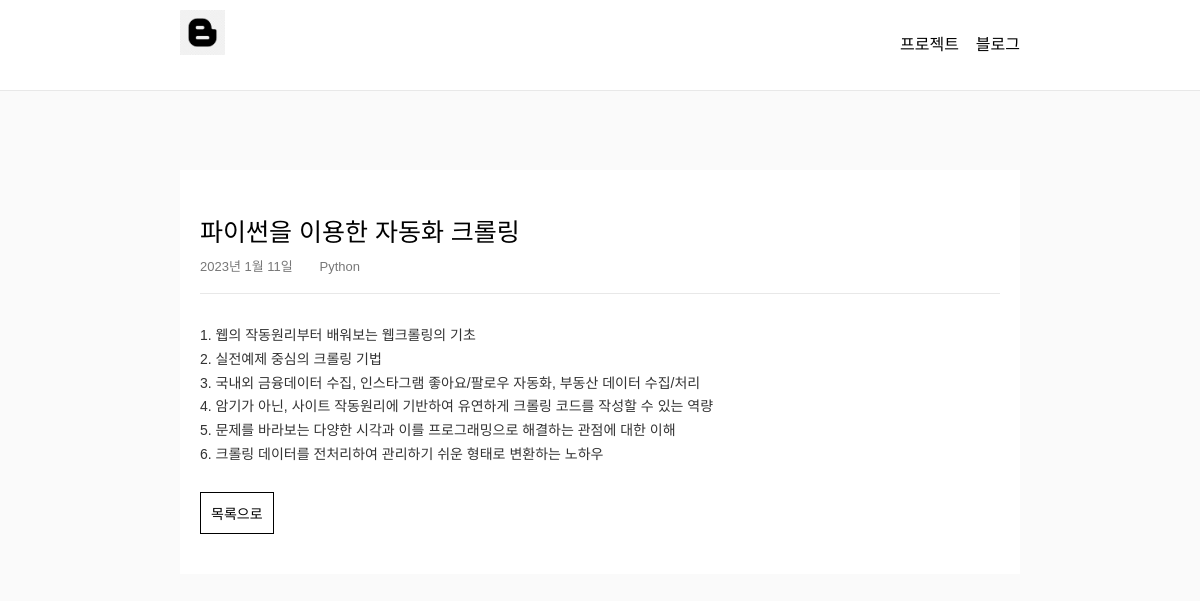
The page /blog/detail/1/ on the database its author committed.
### blog/models.py (models this page shows, shortened)
class Post(models.Model):
    title = models.CharField('제목', max_length=255)
    contents = models.TextField('내용')
    created_at = models.DateTimeField(auto_now_add=True)
    updated_at = models.DateTimeField(auto_now=True)
    categories = models.ManyToManyField('Category', related_name='posts')

class Category(models.Model):
    name = models.CharField(max_length=50)

### blog/views.py (the view)
# urls.py: path('detail/<int:id>/', views.blog_detail, name='detail'),
def blog_detail(request, id):
    post = Post.objects.get(pk=id)
    context = {'post': post}
    return render(request, 'blog/blog_detail.html', context)

### templates/blog/blog_detail.html (shortened to what this page needs)
{% extends 'base.html' %}
{% block content %}
<section class="blog-detail">
    <div class="inner">
        <h2 class="title">{{ post.title }}</h2>
        <div class="date">
            <ul>
                <li>{{ post.created_at.date }}</li>
                {% for category in post.categories.all %}
                <li>
                    <a href="{% url 'blog:category' category.name %}">{{ category.name }}</a>
                </li>
                {% endfor %}
            </ul>
        </div>
        <div class="contents">
            <p>
                {{ post.contents | linebreaks }}
            </p>
        </div>
        <div class="go-list">
            <a href="{% url 'blog:index' %}">
                <button>목록으로</button>
            </a>
        </div>
    </div>
</section>
{% endblock %}

### static/css/style.css (style rules this page uses)
* { box-sizing: border-box; text-decoration: none; }
body { font-family: 'NanumSquare', sans-serif; font-size: 14px; color: #333; }
.blog-detail { padding: 170px 0 100px 0; height: 100vh; }
.blog-detail .inner { background-color: #fff; width: 70%; margin: 0 auto; padding: 50px 20px 40px 20px; }
.blog-detail .inner .title { font-size: 25px; color: #000; margin-bottom: 15px; }
.blog-detail .inner .date { margin-bottom: 30px; border-bottom: 1px solid rgba(0,0,0,0.09); padding-bottom: 20px; }
.blog-detail .inner .date ul { display: flex; justify-content: space-between; width: 160px; }
.blog-detail .inner .date ul li { font-size: 13px; color: #777; }
.blog-detail .inner .date ul li a { color: #777; }
.contents p { line-height: 1.7; }
.go-list { margin-top: 25px; }
.go-list button { border: none; background: transparent; font-size: 14px; border: 1px solid #000; padding: 10px; }

### rows shown on the page
Post: title "파이썬을 이용한 자동화 크롤링", created_at "2023년 1월 11일", contents "1. 웹의 작동원리부터 배워보는 웹크롤링의 기초 2. 실전예제 중심의 크롤링 기법 3. 국내외 금융데이터 수집, 인스타그램 좋아요/팔로우 자동화, 부동산 데이터 수집/처리 4. 암기가 아닌, 사이트 작동원리에 기반하여 유연하게 크롤링 코드를 작성할 수 있는 역량 5. 문제를 바라보는 다양한 시각과 이를 프로그래밍으로 해결하는 관점에 대한 이해 6. 크롤링 데이터를 전처리하여 관리하기 쉬운 형태로 변환하는 노하우"
Category: name "Python"
